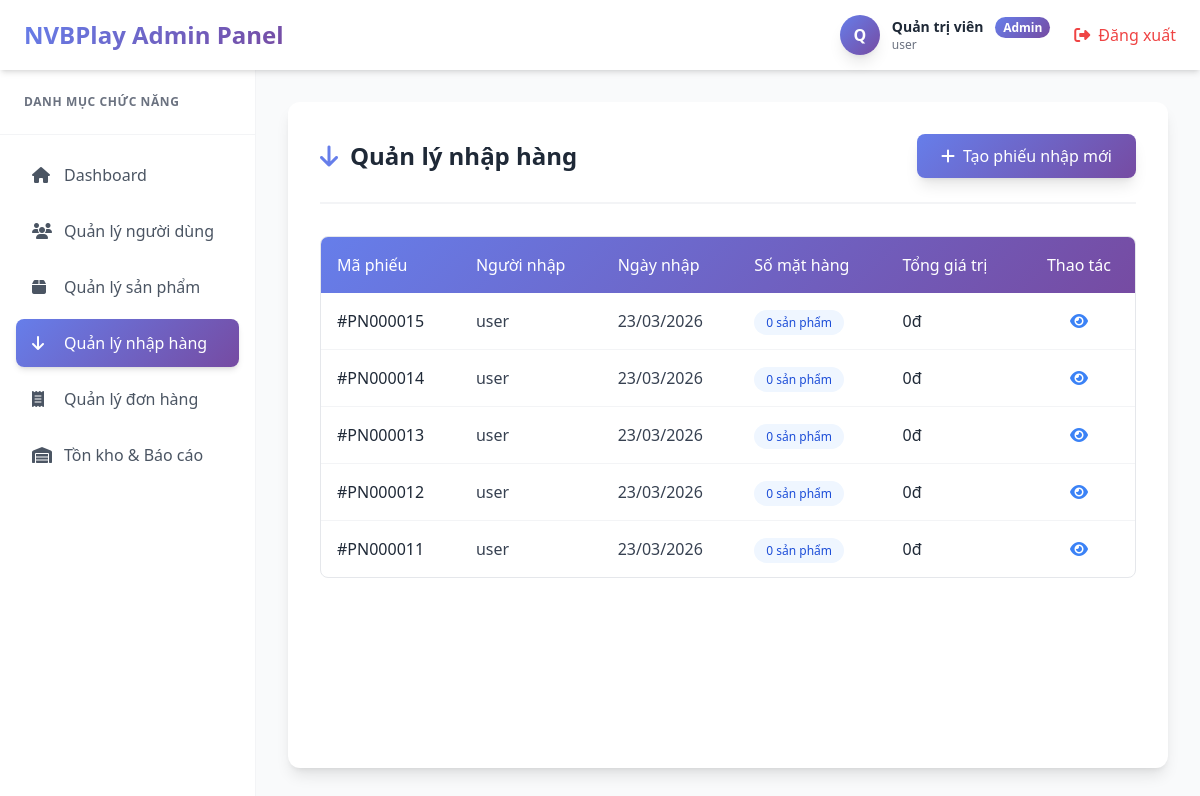
Before: /admin/import.php (signed in) with the older database file.
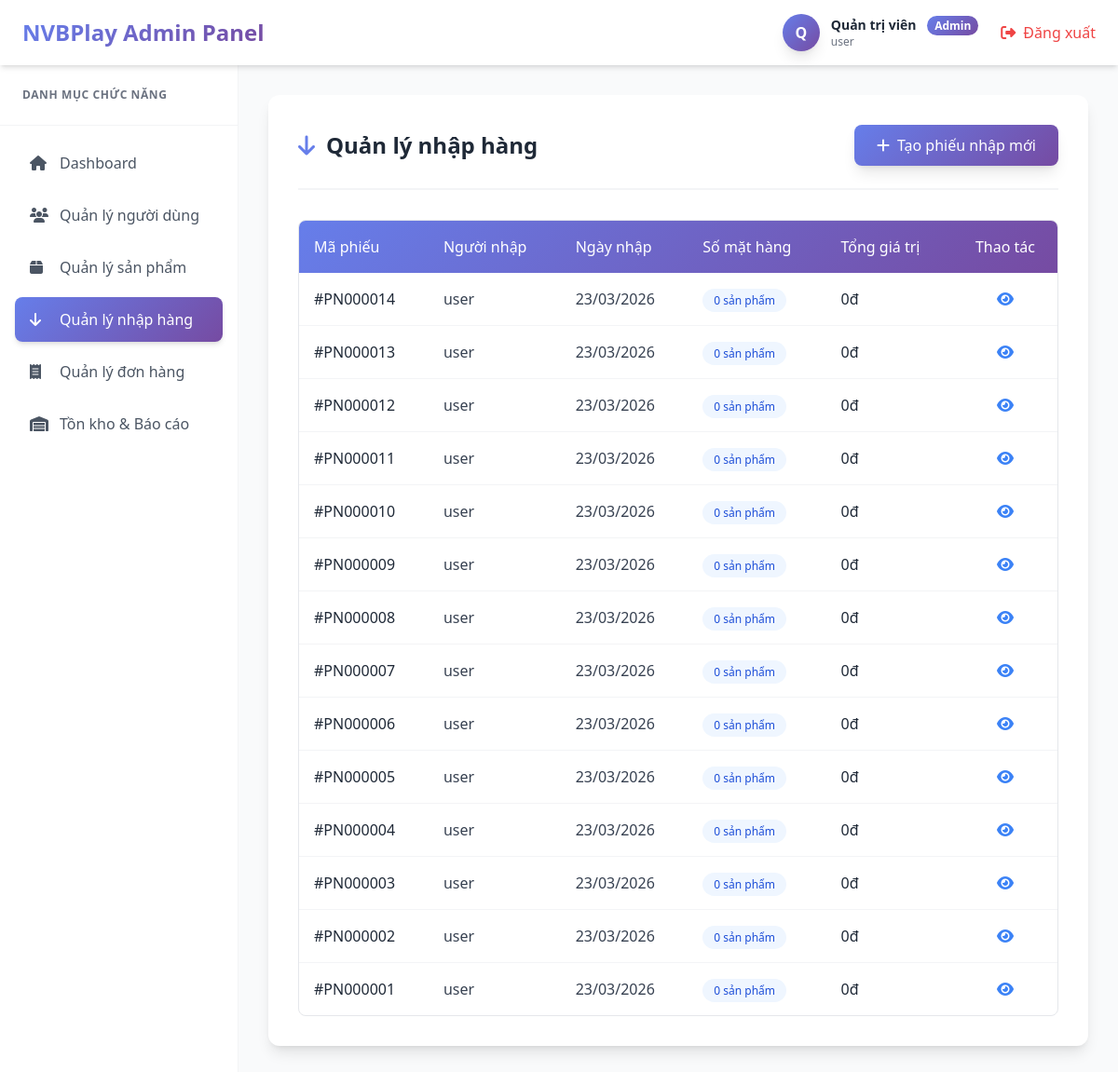
After: the same page with the newer database file.
### tables this page shows
CREATE TABLE `phieunhap` (
  `NhapHang_id` int(11) NOT NULL,
  `NguoiNhap` varchar(100) DEFAULT NULL,
  `NgayNhap` date DEFAULT NULL,
  `SoLuong` int(11) DEFAULT NULL
);

### admin/import.php (the view, shortened to what this page needs)
<?php
require_once __DIR__ . '/../control/connect.php';
$admin_name = $_SESSION['admin_name'] ?? 'Quản trị viên';
$admin_username = $_SESSION['admin_username'] ?? '';
$sql = "SELECT pn.*,
        (SELECT COUNT(*) FROM chitietphieunhap WHERE PhieuNhap_id = pn.NhapHang_id) as so_mat_hang,
        COALESCE((SELECT SUM(SoLuong * Gia_Nhap) FROM chitietphieunhap WHERE PhieuNhap_id = pn.NhapHang_id), 0) as tong_gia_tri
        FROM phieunhap pn
        ORDER BY pn.NgayNhap DESC, pn.NhapHang_id DESC";
$result = $conn->query($sql);
?>
<!DOCTYPE html>
<html lang="vi">
<head>
    <script src="https://cdn.tailwindcss.com"></script>
    <link rel="stylesheet" href="https://cdnjs.cloudflare.com/ajax/libs/font-awesome/6.4.0/css/all.min.css">
</head>
<body class="bg-gray-50 font-sans text-gray-800">
    <header class="bg-white shadow-md sticky top-0 z-50 h-[70px] flex items-center w-full">
        <div class="w-full px-6 flex justify-between items-center">
            <h1 class="text-2xl font-bold bg-clip-text text-transparent bg-gradient-custom">NVBPlay Admin Panel</h1>
            <div class="flex items-center gap-6">
                <div class="flex items-center gap-3">
                    <div class="w-10 h-10 rounded-full bg-gradient-custom flex items-center justify-center text-white font-bold shadow-lg">
                        <?php echo strtoupper(substr($admin_name, 0, 1)); ?>
                    </div>
                    <div>
                        <p class="text-sm font-semibold text-gray-800"><?php echo htmlspecialchars($admin_name); ?> <span class="ml-2 text-xs bg-gradient-custom text-white px-2 py-0.5 rounded-full">Admin</span></p>
                        <p class="text-xs text-gray-500"><?php echo htmlspecialchars($admin_username); ?></p>
                    </div>
                </div>
                <button onclick="logout()" class="flex items-center gap-2 text-red-500 hover:text-red-700 transition font-medium"><i class="fas fa-sign-out-alt"></i> Đăng xuất</button>
            </div>
        </div>
    </header>
    <div class="flex w-full min-h-[calc(100vh-70px)]">
        <aside class="w-64 bg-white shadow-lg hidden lg:block flex-shrink-0 border-r border-gray-100">
            <div class="p-6 border-b border-gray-100"><h3 class="text-gray-500 text-xs font-bold uppercase tracking-wider">Danh mục chức năng</h3></div>
            <nav class="p-4 space-y-2">
                <a href="dashboard.php" class="flex items-center gap-3 px-4 py-3 text-gray-600 rounded-lg hover:bg-gray-50 hover:text-primary transition"><i class="fas fa-home w-5"></i> Dashboard</a>
                <a href="users.php" class="flex items-center gap-3 px-4 py-3 text-gray-600 rounded-lg hover:bg-gray-50 hover:text-primary transition"><i class="fas fa-users w-5"></i> Quản lý người dùng</a>
                <a href="product.php" class="flex items-center gap-3 px-4 py-3 text-gray-600 rounded-lg hover:bg-gray-50 hover:text-primary transition"><i class="fas fa-box w-5"></i> Quản lý sản phẩm</a>
                <a href="import.php" class="flex items-center gap-3 px-4 py-3 bg-gradient-custom text-white rounded-lg shadow-md"><i class="fas fa-arrow-down w-5"></i> Quản lý nhập hàng</a>
                <a href="orders.php" class="flex items-center gap-3 px-4 py-3 text-gray-600 rounded-lg hover:bg-gray-50 hover:text-primary transition"><i class="fas fa-receipt w-5"></i> Quản lý đơn hàng</a>
                <a href="inventory.php" class="flex items-center gap-3 px-4 py-3 text-gray-600 rounded-lg hover:bg-gray-50 hover:text-primary transition"><i class="fas fa-warehouse w-5"></i> Tồn kho & Báo cáo</a>
            </nav>
        </aside>
        <main class="flex-1 p-6 lg:p-8 overflow-x-hidden bg-gray-50">
            <div class="bg-white rounded-xl shadow-lg p-6 lg:p-8 min-h-full">
                <div class="flex flex-col sm:flex-row justify-between items-start sm:items-center mb-8 pb-6 border-b-2 border-gray-100 gap-4">
                    <h2 class="text-2xl font-bold text-gray-800 flex items-center gap-3"><i class="fas fa-arrow-down text-primary"></i> Quản lý nhập hàng</h2>
                    <a href="add_import.php" class="bg-gradient-custom hover:opacity-90 text-white px-6 py-2.5 rounded-lg font-medium shadow-lg transition flex items-center gap-2">
                        <i class="fas fa-plus"></i> Tạo phiếu nhập mới
                    </a>
                </div>
                <div class="overflow-x-auto rounded-lg border border-gray-200">
                    <table class="w-full text-left">
                        <thead>
                            <tr class="bg-gradient-custom text-white">
                                <th class="p-4 font-medium">Mã phiếu</th>
                                <th class="p-4 font-medium">Người nhập</th>
                                <th class="p-4 font-medium">Ngày nhập</th>
                                <th class="p-4 font-medium">Số mặt hàng</th>
                                <th class="p-4 font-medium">Tổng giá trị</th>
                                <th class="p-4 font-medium text-center">Thao tác</th>
                            </tr>
                        </thead>
                        <tbody class="divide-y divide-gray-100">
                            <?php if (isset($result) && $result && $result->num_rows > 0): ?>
                                <?php while($row = $result->fetch_assoc()):
                                    $ngayNhap = $row['NgayNhap'] ? date('d/m/Y', strtotime($row['NgayNhap'])) : 'N/A';
                                    $tongGiaTri = floatval($row['tong_gia_tri'] ?? 0);
                                ?>
                                <tr class="hover:bg-blue-50/50 transition">
                                    <td class="p-4 font-medium">#PN<?php echo str_pad($row['NhapHang_id'], 6, '0', STR_PAD_LEFT); ?></td>
                                    <td class="p-4 text-gray-700"><?php echo htmlspecialchars($row['NguoiNhap'] ?? 'N/A'); ?></td>
                                    <td class="p-4 text-gray-700"><?php echo $ngayNhap; ?></td>
                                    <td class="p-4"><span class="px-3 py-1 rounded-full text-xs bg-blue-50 text-blue-700"><?php echo intval($row['so_mat_hang']); ?> sản phẩm</span></td>
                                    <td class="p-4 font-medium text-gray-800"><?php echo number_format($tongGiaTri, 0, ',', '.'); ?>đ</td>
                                    <td class="p-4 text-center">
                                        <a href="view_import.php?id=<?php echo $row['NhapHang_id']; ?>" class="text-blue-500 hover:text-blue-700 mx-1" title="Xem"><i class="fas fa-eye"></i></a>
                                    </td>
                                </tr>
                                <?php endwhile; ?>
                            <?php elseif (!isset($error_message)): ?>
                                <tr><td colspan="6" class="text-center py-12 text-gray-500"><i class="fas fa-inbox text-4xl mb-3"></i><p>Chưa có phiếu nhập nào.</p></td></tr>
                            <?php endif; ?>
                        </tbody>
                    </table>
                </div>
            </div>
        </main>
    </div>
</body>
</html>

Changed rows visible on the page:
removed phieunhap: NhapHang_id "000015", NguoiNhap "user", NgayNhap "23/03/2026", so_mat_hang "0", tongGiaTri "0"
added phieunhap: NhapHang_id "000010", NguoiNhap "user", NgayNhap "23/03/2026", so_mat_hang "0", tongGiaTri "0"
added phieunhap: NhapHang_id "000009", NguoiNhap "user", NgayNhap "23/03/2026", so_mat_hang "0", tongGiaTri "0"
added phieunhap: NhapHang_id "000008", NguoiNhap "user", NgayNhap "23/03/2026", so_mat_hang "0", tongGiaTri "0"
added phieunhap: NhapHang_id "000007", NguoiNhap "user", NgayNhap "23/03/2026", so_mat_hang "0", tongGiaTri "0"
added phieunhap: NhapHang_id "000006", NguoiNhap "user", NgayNhap "23/03/2026", so_mat_hang "0", tongGiaTri "0"
added phieunhap: NhapHang_id "000005", NguoiNhap "user", NgayNhap "23/03/2026", so_mat_hang "0", tongGiaTri "0"
added phieunhap: NhapHang_id "000004", NguoiNhap "user", NgayNhap "23/03/2026", so_mat_hang "0", tongGiaTri "0"
added phieunhap: NhapHang_id "000003", NguoiNhap "user", NgayNhap "23/03/2026", so_mat_hang "0", tongGiaTri "0"
added phieunhap: NhapHang_id "000002", NguoiNhap "user", NgayNhap "23/03/2026", so_mat_hang "0", tongGiaTri "0"
added phieunhap: NhapHang_id "000001", NguoiNhap "user", NgayNhap "23/03/2026", so_mat_hang "0", tongGiaTri "0"
